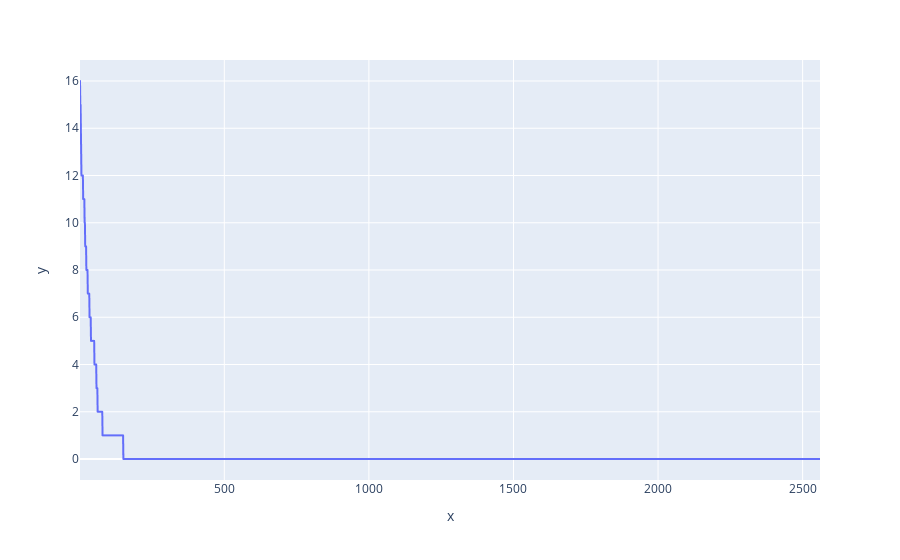

The notebook cell saved with this chart:
### Code cell
neighbors = 6
model = NearestNeighbors(n_neighbors=neighbors).fit(data)
distances, indices = model.kneighbors(data)
distance_desc = sorted(distances[:,-1], reverse=True)
px.line(x=list(range(1,len(distance_desc )+1)),y= distance_desc)

### Figure 1 — Plotly figure (JSON) as saved in the notebook; plotly's stock layout.template omitted (floating-point values rounded to 4 significant figures; data arrays with more than 128 entries replaced by an {"elided": "..."} marker saying what was removed)
{"data": [{"hovertemplate": "x=%{x}<br>y=%{y}<extra></extra>", "legendgroup": "", "line": {"color": "#636efa", "dash": "solid"}, "marker": {"symbol": "circle"}, "mode": "lines", "name": "", "showlegend": false, "type": "scattergl", "x": {"elided": "2560 int values"}, "xaxis": "x", "y": {"elided": "2560 int values"}, "yaxis": "y"}], "layout": {"legend": {"tracegroupgap": 0}, "margin": {"t": 60}, "xaxis": {"anchor": "y", "domain": [0, 1], "title": {"text": "x"}}, "yaxis": {"anchor": "x", "domain": [0, 1], "title": {"text": "y"}}}}
